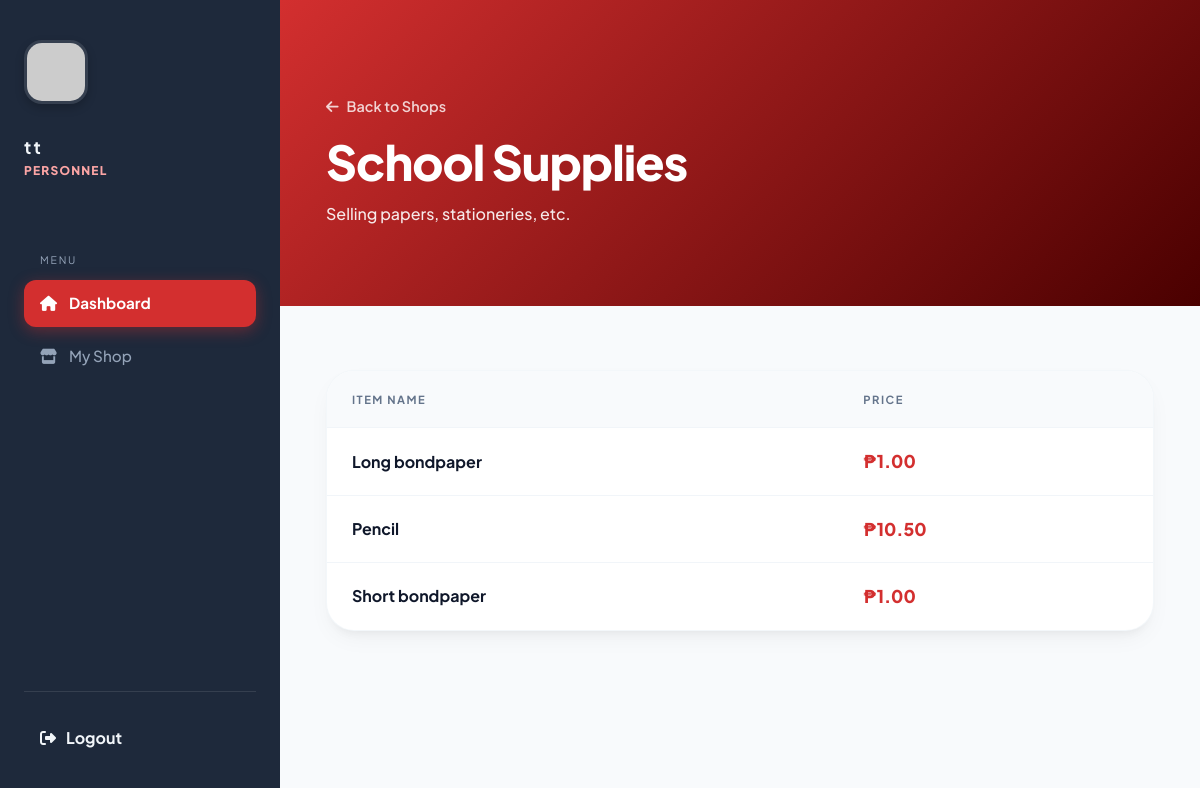
The page /view_shop.php?shop_id=1&page=2 (signed in) on the database as committed earlier.
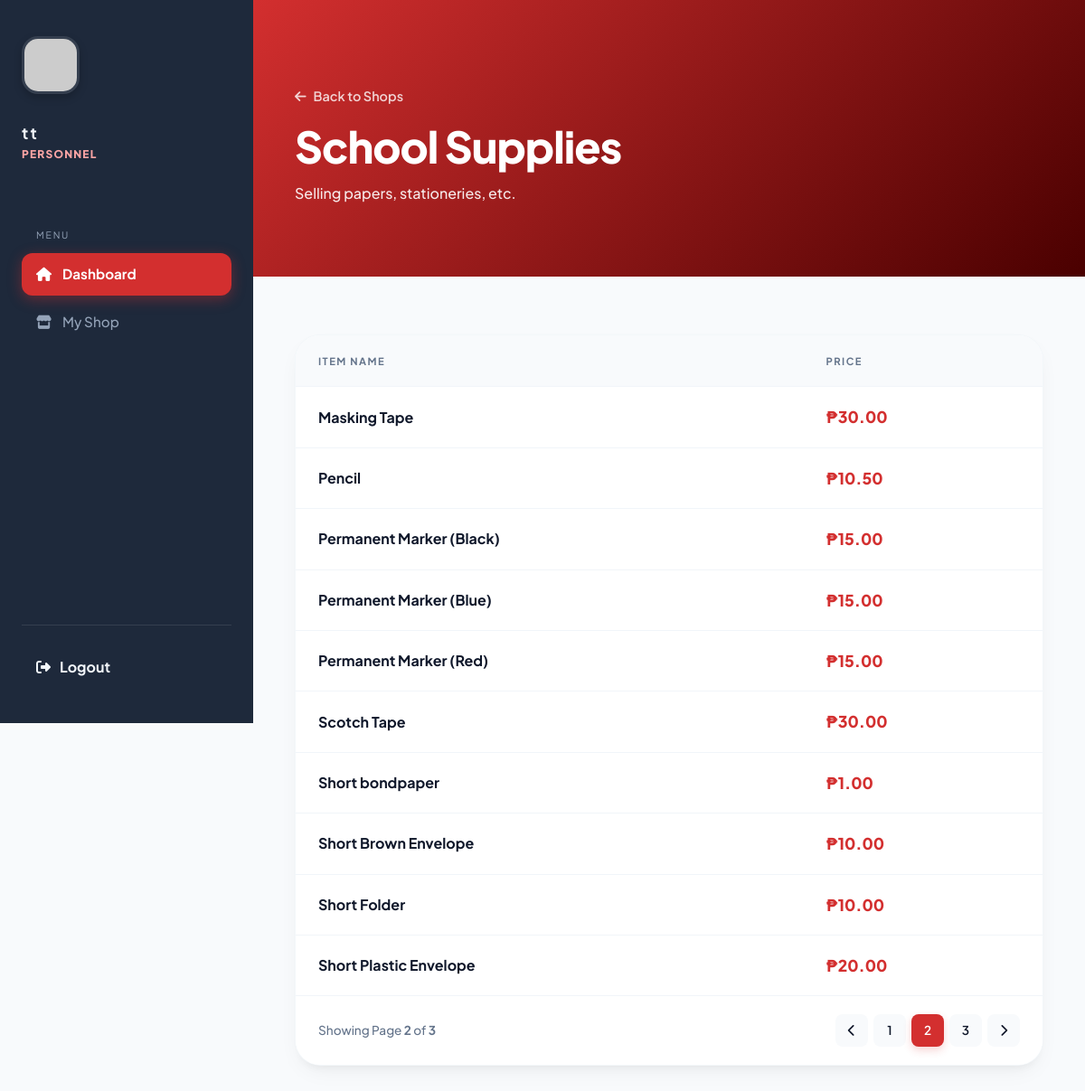
The same page on the database as committed later.
### tables this page shows
CREATE TABLE `tblitem` (
  `itemid` int(11) NOT NULL,
  `sid` int(11) NOT NULL,
  `itemname` varchar(255) NOT NULL,
  `price` decimal(10,2) NOT NULL
);

### view_shop.php (the view, shortened to what this page needs)
<?php
require_once 'includes/connect.php';
$shop_id = mysqli_real_escape_string($conn, $_GET['shop_id']);
$shop_query = mysqli_query($conn, "SELECT * FROM tblshop WHERE sid = '$shop_id'");
$shop = mysqli_fetch_assoc($shop_query);
$sname = $shop['sname'];
$shop_desc = $shop['shop_description'] ?? 'No description available.';
$limit = 10;
$page = isset($_GET['page']) && is_numeric($_GET['page']) ? (int)$_GET['page'] : 1;
$offset = ($page - 1) * $limit;
$count_query = mysqli_query($conn, "SELECT COUNT(*) AS total FROM tblitem WHERE sid = '$shop_id'");
$count_row = mysqli_fetch_assoc($count_query);
$total_items = $count_row['total'];
$total_pages = ceil($total_items / $limit);
if ($page > $total_pages && $total_pages > 0) {
    $page = $total_pages;
    $offset = ($page - 1) * $limit;
}
$items_query = mysqli_query($conn, "SELECT * FROM tblitem WHERE sid = '$shop_id' ORDER BY itemname ASC LIMIT $limit OFFSET $offset");
?>
<!DOCTYPE html>
<html lang="en">
<head>
    <link rel="stylesheet" href="https://cdnjs.cloudflare.com/ajax/libs/font-awesome/6.4.0/css/all.min.css">
</head>
<body>
<div class="app-container">
    <?php include 'includes/sidebar.php'; ?>
    <main class="main-content">
        <header class="hero">
            <a href="dashboard.php" class="back-link"><i class="fas fa-arrow-left"></i> Back to Shops</a>
            <h1 class="welcome-heading"><?php echo htmlspecialchars($sname); ?></h1>
            <p style="opacity: 0.9; margin-top: 0.25rem; font-weight: 500; max-width: 600px;">
                <?php echo htmlspecialchars($shop_desc); ?>
            </p>
        </header>
        <section class="content-body">
            <div class="items-card">
                <table>
                    <thead>
                        <tr>
                            <th>Item Name</th>
                            <th>Price</th>
                        </tr>
                    </thead>
                    <tbody>
                        <?php if (mysqli_num_rows($items_query) > 0): ?>
                            <?php while($row = mysqli_fetch_assoc($items_query)): ?>
                                <tr>
                                    <td><strong><?php echo htmlspecialchars($row['itemname']); ?></strong></td>
                                    <td class="price-tag">₱<?php echo number_format($row['price'], 2); ?></td>
                                </tr>
                            <?php endwhile; ?>
                        <?php endif; ?>
                    </tbody>
                </table>
                <?php if ($total_pages > 1): ?>
                    <div class="pagination-container">
                        <div class="pagination-info">
                            Showing Page <strong><?php echo $page; ?></strong> of <strong><?php echo $total_pages; ?></strong>
                        </div>
                        <nav class="pagination-nav">
                            <a href="?shop_id=<?php echo $shop_id; ?>&page=<?php echo $page - 1; ?>"
                               class="pagination-link <?php echo ($page <= 1) ? 'disabled' : ''; ?>">
                                <i class="fas fa-chevron-left"></i>
                            </a>
                            <?php for ($i = 1; $i <= $total_pages; $i++): ?>
                                <a href="?shop_id=<?php echo $shop_id; ?>&page=<?php echo $i; ?>"
                                   class="pagination-link <?php echo ($page == $i) ? 'active' : ''; ?>">
                                    <?php echo $i; ?>
                                </a>
                            <?php endfor; ?>
                            <a href="?shop_id=<?php echo $shop_id; ?>&page=<?php echo $page + 1; ?>"
                               class="pagination-link <?php echo ($page >= $total_pages) ? 'disabled' : ''; ?>">
                                <i class="fas fa-chevron-right"></i>
                            </a>
                        </nav>
                    </div>
                <?php endif; ?>
            </div>
        </section>
    </main>
</div>
</body>
</html>

Rows that differ between the two databases and show on the page:
no longer on this page (row unchanged): tblitem: itemname "Long bondpaper", price "1.00"
added tblitem: itemname "Masking Tape", price "30.00"
added tblitem: itemname "Permanent Marker (Black)", price "15.00"
added tblitem: itemname "Permanent Marker (Blue)", price "15.00"
added tblitem: itemname "Permanent Marker (Red)", price "15.00"
added tblitem: itemname "Scotch Tape", price "30.00"
added tblitem: itemname "Short Brown Envelope", price "10.00"
added tblitem: itemname "Short Folder", price "10.00"
added tblitem: itemname "Short Plastic Envelope", price "20.00"
Other text that changed with them:
$page: (not shown) → "2"
$total_pages: (not shown) → "3"
text now shown: "Showing Page of"
new list line: "1"
new list line: "2"
new list line: "3"
